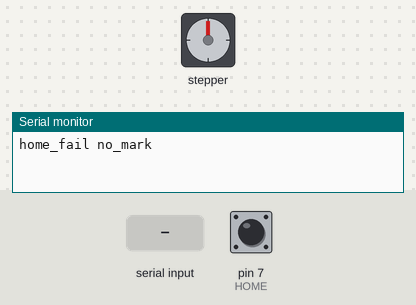
This sketch was run on a simulated Arduino Uno, built with avr-gcc and run on an emulated ATmega328P. Parts: stepper motor, the last lines printed to the serial monitor. Inputs (shaded band) come from the test bench; at power-on: pin 7 (HOME) LOW. Stepper angles assume 200 steps per turn.

Above: at 10.4 s.
10.5 s: "0\n" received over Serial
At 11.32 s:
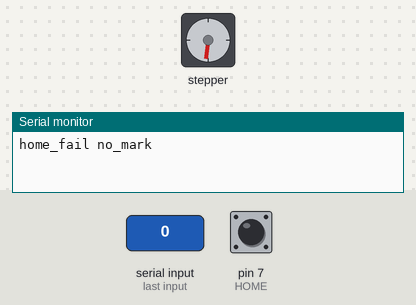
At 11.96 s:
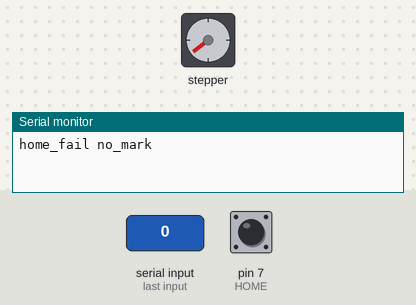
13.5 s: pin 7 (HOME) pulsed HIGH 5 times (0.12 s each, 0.3 s apart)
At 15.4 s:
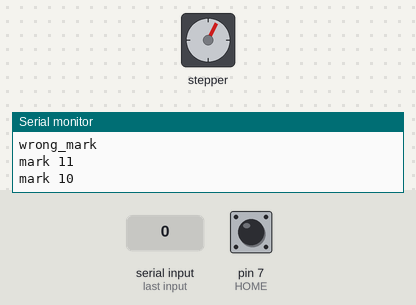
18.0 s: "h\n" received over Serial
21.0 s: pin 7 (HOME) pulsed HIGH 5 times (0.12 s each, 0.3 s apart)
24.0 s: pin 7 (HOME) driven HIGH
Timing chart, 0 to 44.3 s (numbered marks = the images above; inputs shaded):
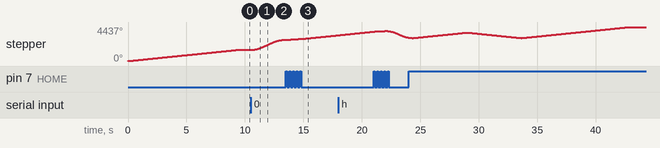

Measured:
- after the input at 10.5 s, stepper: keeps turning clockwise at about 452°/s, starting at once

The sketch:

turntable.ino
```cpp
// asemic 턴테이블 — Uno R3 + 17HS3430(NEMA17) + TMC2208 + TCRT5000
// 시리얼로 0~3(또는 receiver 이름)을 받으면 그 사물을 앞으로 돌리고, 도착하면 "arrived <이름>"을 보낸다.
// 순서는 dial.js 구멍 순서와 같다: 0 mycelium / 1 signal / 2 dandelion / 3 sora
//
// 판 아랫면에 검은 테이프 4개(90° 간격): 0번만 넓게(4cm), 1~3번은 좁게(1cm).
// 모터가 판을 다 못 돌리고 미끄러져도(스텝 손실) 센서로 테이프를 직접 찾아 그 가운데에 선다.
// 전제: 판은 덜 돌기만 하고 더 돌지는 않는다, 한 번에 밀리는 양 < 45°.
//
// 2026-10-14 28BYJ-48 → NEMA17 직결로 교체. 28BYJ는 짐을 올리면 90°에 5~20° 덜 감아서
// 처음부터 끝까지 느린 SEEK로 돌 수밖에 없었다. NEMA17은 토크가 남아서 목표 APPROACH 앞까지는
// 가감속으로 빠르게 가고, 마지막만 센서로 찾는다. 예전 모터로 되돌리려면 NEMA17을 0으로.
#include <AccelStepper.h>

#define NEMA17 1

#if NEMA17
// TMC2208 스탠드얼론: MS1·MS2 비워 두면 1/8 마이크로스텝(내부 256 보간). EN은 LOW일 때 켜짐
const int STEP_PIN = 3, DIR_PIN = 4, EN_PIN = 5;
AccelStepper m(AccelStepper::DRIVER, STEP_PIN, DIR_PIN);
const bool DIR_INVERT = false;  // 0→1→2→3 순서가 거꾸로 돌면 true
const long REV = 200L * 8;      // 1.8° × 1/8 마이크로스텝 = 1600 스텝/바퀴 (직결)
const long SEEK = REV * 20 / 360;      // 테이프 찾을 때 속도 20°/초. 센서 판정(STABLE_MS)이 따라올 만큼 느리게
const long FAST = REV * 90 / 360;      // 빠른 구간 최고 속도 90°/초
const long ACCEL = REV * 90 / 360;     // 90°/초². 판(30cm·2kg)이 모터를 밀고 가지 않게 완만히 — 멈출 때 출렁이면 줄인다
const long APPROACH = REV * 15 / 360;  // 목표 15° 앞까지 빠르게, 거기서부터 천천히 찾는다
const bool HOLD = false;        // 서 있을 땐 전류 끔. 켜 두면 정지 중에 "지잉" 소리가 크다(2026-10-15 실측).
                                // 대신 판이 손에 돈다 — 다음 이동에서 센서가 바로잡고, 45° 넘게 밀리면 wrong_mark → 재호밍
#else
AccelStepper m(AccelStepper::FULL4WIRE, 8, 10, 9, 11);  // ⚠️ IN1,IN3,IN2,IN4 순서. 8,9,10,11로 쓰면 떨기만 하고 안 돈다
const long REV = 2038;          // 풀스텝 1바퀴 (반스텝이면 4076)
const long SEEK = 150;          // 테이프 찾을 때 속도(스텝/초). 느릴수록 힘이 세다
const long FAST = 200;
const long ACCEL = 100;
const long APPROACH = REV * 30 / 360;  // 목표 30° 앞에서 멈추고 거기서부터 천천히 찾는다
const bool HOLD = false;        // 서 있을 땐 전류 끔 (과열 방지)
#endif
// 이보다 넓으면 0번 테이프. 실측(2026-10-06, 2038스텝/바퀴): 넓은 것 174~177, 좁은 것 85~94 → 130을 바퀴 비율로.
// 시작값일 뿐 — home()이 테이프 4개를 재서 (가장 넓은 것 + 두 번째) / 2 로 다시 잡는다(모터·센서 높이가 바뀌어도 맞게)
long wideMin = REV * 130 / 2038;
// 테이프 i의 실제 가운데 − 정확한 90° 자리(i × REV/4). 손으로 붙인 테이프는 몇 °씩 어긋나 있다
// (2026-10-15 실측: signal −4°, dandelion −9°, sora −7°). home()이 매번 다시 잰다
long markOff[4] = {0, 0, 0, 0};
// true = 테이프를 찾은 뒤 어긋난 만큼 더 돌아 정확한 90° 자리에 선다(사물이 정확히 90° 간격일 때 맞음)
// false = 테이프 가운데에 선다(사물을 테이프에 맞춰 놓았을 때 맞음). 시리얼 `g`로 바꿔 가며 비교
bool snapGrid = true;
const int HOME = 7;             // 센서 신호선 (TCRT5000 DO)
const int HOME_ACTIVE = HIGH;   // 검은 테이프일 때 값
const int STABLE_MS = 15;       // 이만큼 연속으로 같은 값이어야 믿는다 (떨림 무시)
const char* NAMES[] = {"mycelium", "signal", "dandelion", "sora"};

// want(테이프/흰 면)가 STABLE_MS 동안 유지될 때까지 현재 setSpeed로 돈다. maxSteps 안에 못 찾으면 false
bool runUntil(bool want, long maxSteps) {
  long start = m.currentPosition();
  unsigned long since = 0;
  bool was = false;
  while (labs(m.currentPosition() - start) < maxSteps) {
    m.runSpeed();
    bool now = (digitalRead(HOME) == HOME_ACTIVE) == want;
    if (now && !was) since = millis();
    was = now;
    if (now && millis() - since >= STABLE_MS) return true;
  }
  return false;
}

// dir 방향으로 다음 테이프를 찾아 그 가운데에 선다. 테이프 폭(스텝)을 돌려주고, 못 찾으면 -1
long seekMark(int dir, long maxSteps) {
  if (digitalRead(HOME) == HOME_ACTIVE) {               // 이미 테이프 위면 뒤로 물러나서 시작 (가운데 계산이 틀어지지 않게)
    m.setSpeed(-dir * SEEK);
    runUntil(false, REV / 4);
  }
  m.setSpeed(dir * SEEK);
  if (!runUntil(true, maxSteps)) return -1;             // 테이프 시작
  long a = m.currentPosition();
  if (!runUntil(false, REV / 4)) return -1;             // 테이프 끝 (90° 넘게 검으면 이상)
  long b = m.currentPosition();
  m.moveTo((a + b) / 2);                                // 양 끝의 가운데로 돌아온다 → 어느 방향에서 와도 같은 자리
  m.runToPosition();
  Serial.print("mark "); Serial.println(labs(b - a));   // 테이프 폭(스텝). 넓은/좁은 구분이 wideMin 양쪽으로 갈리는지 확인용
  return labs(b - a);
}

long wrap(long d) {                                     // -REV/2 ~ REV/2
  d %= REV;
  if (d >  REV / 2) d -= REV;
  if (d < -REV / 2) d += REV;
  return d;
}

// 넓은 테이프는 두 번째로 넓은 것보다 이만큼(5°) 이상 넓어야 한다. 비율이 아니라 차이로 본다 —
// 판을 다시 끼워 센서 거리가 바뀌면 모든 폭이 비슷한 양만큼 늘고 줄어서, 비율은 흔들려도 차이는 거의 그대로다
// (2026-10-15 실측: 36·53·60/101 → 판 다시 끼운 뒤 76·78·91/127. 비율 1.7 → 1.4, 차이 41 → 36)
const long WIDE_GAP = REV * 5 / 360;

// 한 바퀴 돌며 테이프 4개 폭을 다 재고, 가장 넓은 것(두 번째보다 WIDE_GAP 이상)을 0번으로 잡는다.
// 예전엔 고정 WIDE_MIN을 넘는 첫 테이프에서 멈췄는데, NEMA17로 바꾼 뒤 no_wide가 나서 상대 비교로 (2026-10-15)
void home() {
  m.enableOutputs();
  m.setSpeed(SEEK);
  const char* err = nullptr;
  long w[4], pos[4];
  if (!runUntil(false, REV / 4)) err = "home_fail no_plate";      // 이미 테이프 위면 먼저 벗어난다. 흰 면이 안 보이면 실패
  else for (int i = 0; i < 4; i++) {
    w[i] = seekMark(1, REV / 2);
    if (w[i] < 0) { err = "home_fail no_mark"; break; }
    pos[i] = m.currentPosition();
    m.setSpeed(SEEK);
    runUntil(false, REV / 4);                                      // 가운데에서 다시 테이프 밖으로
  }
  if (!err) {
    int k = 0;
    for (int i = 1; i < 4; i++) if (w[i] > w[k]) k = i;
    long second = 0;
    for (int i = 0; i < 4; i++) if (i != k && w[i] > second) second = w[i];
    if (w[k] - second < WIDE_GAP) err = "home_fail no_wide";      // 넓은 게 따로 안 보인다
    else {
      wideMin = (w[k] + second) / 2;
      m.moveTo(m.currentPosition() + wrap(pos[k] - m.currentPosition()));  // 가장 넓은 테이프 가운데로 (최단 경로)
      m.runToPosition();
      m.setCurrentPosition(0);
      for (int i = 0; i < 4; i++) {                                // 넓은 테이프 기준으로 나머지가 몇 번 자리인지, 얼마나 어긋났는지
        long rel = ((pos[i] - pos[k]) % REV + REV) % REV;
        int j = (rel * 4 + REV / 2) / REV % 4;
        markOff[j] = wrap(rel - j * REV / 4);
      }
      Serial.print("wide_min "); Serial.println(wideMin);
      Serial.print("offsets");
      for (int i = 0; i < 4; i++) { Serial.print(' '); Serial.print(markOff[i]); }
      Serial.println();
    }
  }
  if (!HOLD) m.disableOutputs();
  Serial.println(err ? err : "homed");
}

void goTo(int idx, bool retry) {
  long tape = idx * REV / 4 + markOff[idx];             // 그 테이프의 실제 가운데
  long stop = snapGrid ? idx * REV / 4 : tape;          // 서야 할 자리
  long cur  = m.currentPosition();
  if (wrap(stop - cur) == 0) { Serial.print("arrived "); Serial.println(NAMES[idx]); return; }
  long diff = wrap(tape - cur);                         // 최단 경로
  int dir = diff >= 0 ? 1 : -1;
  m.enableOutputs();
  m.moveTo(cur + diff - dir * APPROACH);                // 빠르게 APPROACH 앞까지
  m.runToPosition();
  long w = seekMark(dir, REV / 4 + APPROACH);           // 나머지는 센서로 찾는다

  bool bad = w < 0 || (w >= wideMin) != (idx == 0);    // 테이프를 못 찾았거나 엉뚱한 테이프
  if (bad) {
    if (!HOLD) m.disableOutputs();
    Serial.println(w < 0 ? "lost" : "wrong_mark");
    home();                                             // 0점부터 다시 잡고 한 번만 재시도
    if (retry) goTo(idx, false);
    return;
  }

  long here = m.currentPosition();
  long fix = wrap(tape - here);                         // 미끄러진 만큼(센서가 찾은 실제 위치와 계산 위치의 차이). 이제 0 근처여야 정상
  m.setCurrentPosition(here + fix);
  if (snapGrid) {                                       // 테이프 가운데에서 어긋난 만큼 더 돌아 정확한 자리로
    m.moveTo(m.currentPosition() + wrap(stop - m.currentPosition()));
    m.runToPosition();
  }
  if (!HOLD) m.disableOutputs();
  Serial.print("fix "); Serial.println(fix);
  Serial.print("arrived "); Serial.println(NAMES[idx]);
}

int parse(String s) {
  s.trim();
  if (s.length() == 1 && s[0] >= '0' && s[0] <= '3') return s[0] - '0';
  for (int i = 0; i < 4; i++) if (s == NAMES[i]) return i;
  if (s == "h") return 9;
  if (s == "g") return 8;
  return -1;
}

void setup() {
  Serial.begin(115200);
  Serial.setTimeout(20);
  pinMode(HOME, INPUT);         // 모듈에 저항이 이미 있다
#if NEMA17
  m.setPinsInverted(DIR_INVERT, false, true);           // EN은 LOW가 켜짐 — setEnablePin보다 먼저(안 그러면 켜질 때 한 번 반대로 씀)
  m.setEnablePin(EN_PIN);
#endif
  m.setMaxSpeed(FAST);
  m.setAcceleration(ACCEL);
  home();
}

void loop() {
  int cmd = -1;
  while (Serial.available()) {                          // 도는 동안 쌓인 명령은 마지막 것만 (다이얼을 빨리 돌린 경우)
    int c = parse(Serial.readStringUntil('\n'));
    if (c >= 0) cmd = c;
  }
  if (cmd == 9) home();
  else if (cmd == 8) { snapGrid = !snapGrid; Serial.print("grid "); Serial.println(snapGrid ? 1 : 0); }
  else if (cmd >= 0) goTo(cmd, true);
}
```
